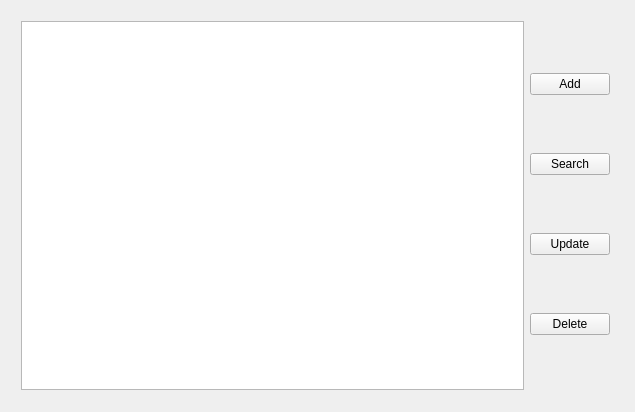
<?xml version="1.0" encoding="UTF-8"?>
<ui version="4.0">
 <class>PhoneBookClass</class>
 <widget class="QWidget" name="PhoneBookClass">
  <property name="geometry">
   <rect>
    <x>0</x>
    <y>0</y>
    <width>635</width>
    <height>412</height>
   </rect>
  </property>
  <property name="windowTitle">
   <string>PhoneBook</string>
  </property>
  <widget class="QWidget" name="">
   <property name="geometry">
    <rect>
     <x>10</x>
     <y>10</y>
     <width>611</width>
     <height>391</height>
    </rect>
   </property>
   <layout class="QGridLayout" name="gridLayout">
    <item row="0" column="0">
     <widget class="QTableView" name="tableView">
      <property name="selectionMode">
       <enum>QAbstractItemView::SingleSelection</enum>
      </property>
      <property name="selectionBehavior">
       <enum>QAbstractItemView::SelectRows</enum>
      </property>
      <attribute name="verticalHeaderVisible">
       <bool>false</bool>
      </attribute>
     </widget>
    </item>
    <item row="0" column="1">
     <layout class="QVBoxLayout" name="verticalLayout">
      <item>
       <widget class="QPushButton" name="addButton">
        <property name="text">
         <string>Add</string>
        </property>
       </widget>
      </item>
      <item>
       <widget class="QPushButton" name="searchButton">
        <property name="text">
         <string>Search</string>
        </property>
       </widget>
      </item>
      <item>
       <widget class="QPushButton" name="updateButton">
        <property name="text">
         <string>Update</string>
        </property>
       </widget>
      </item>
      <item>
       <widget class="QPushButton" name="deleteButton">
        <property name="text">
         <string>Delete</string>
        </property>
       </widget>
      </item>
     </layout>
    </item>
   </layout>
  </widget>
 </widget>
 <layoutdefault spacing="6" margin="11"/>
 <resources>
  <include location="phonebook.qrc"/>
 </resources>
 <connections/>
</ui>
